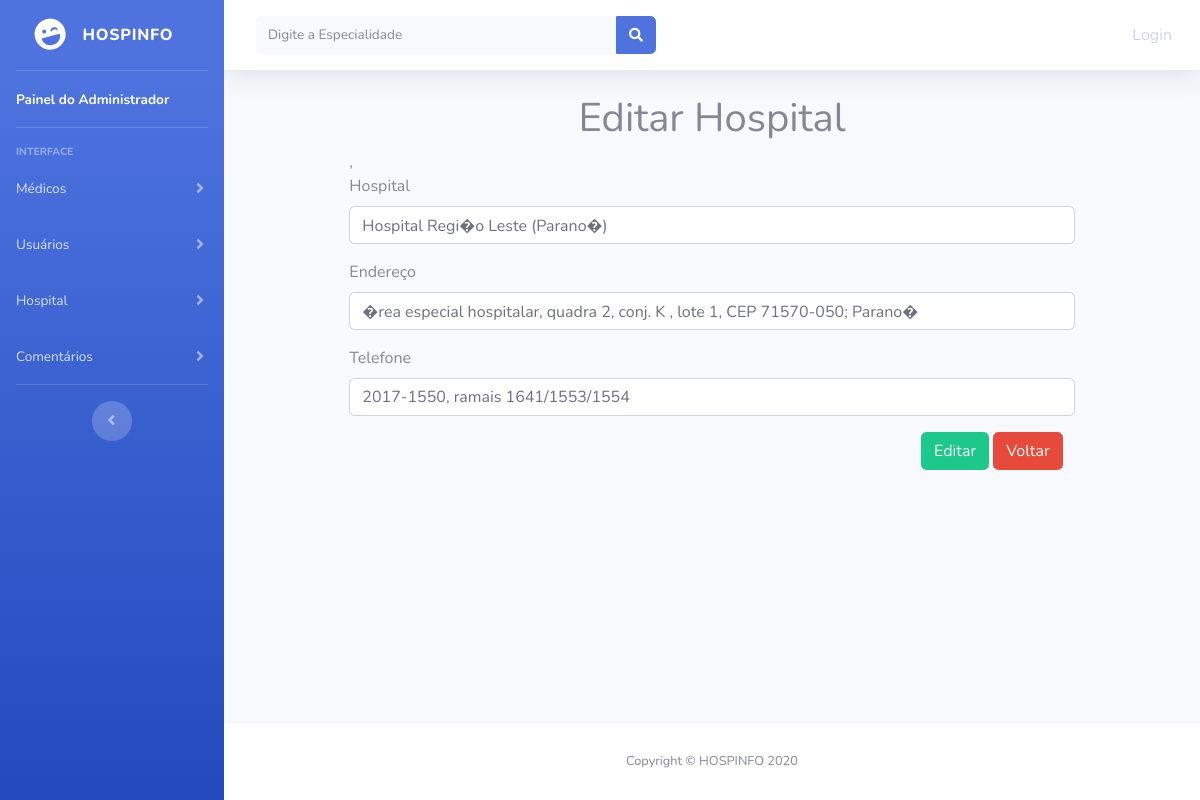
The app's page /editar-hospital.php?acao=editar&id_hospital=1 with its own data.
### tables this page shows
CREATE TABLE hospital (
id_hospital INTEGER AUTO_INCREMENT PRIMARY KEY,
nome_hospital VARCHAR(250),
endereco_hospital VARCHAR(250),
telefone_hospital VARCHAR(250)
);

### editar-hospital.php (the view, shortened to what this page needs)
<?php
  include("conexao.php");
?>
<!DOCTYPE html>
<html lang="en">
<head>
  <link href="vendor/fontawesome-free/css/all.min.css" rel="stylesheet" type="text/css">
  <link href="css/sb-admin-2.min.css" rel="stylesheet">
</head>
<body id="page-top">
  <div id="wrapper">
    <ul class="navbar-nav bg-gradient-primary sidebar sidebar-dark accordion" id="accordionSidebar">
      <a class="sidebar-brand d-flex align-items-center justify-content-center" href="index.html">
        <div class="sidebar-brand-icon rotate-n-15">
          <i class="fas fa-laugh-wink"></i>
        </div>
        <div class="sidebar-brand-text mx-3">HOSPINFO</div>
      </a>
      <hr class="sidebar-divider my-0">
      <li class="nav-item active">
        <a class="nav-link" href="administrador.php">
          <span>Painel do Administrador</span></a>
      </li>
      <hr class="sidebar-divider">
      <div class="sidebar-heading">
        Interface
      </div>
      <li class="nav-item">
        <a class="nav-link collapsed" href="#" data-toggle="collapse" data-target="#collapseTwo" aria-expanded="true" aria-controls="collapseTwo">
          <span>Médicos</span>
        </a>
      </li>
      <li class="nav-item">
        <a class="nav-link collapsed" href="#" data-toggle="collapse" data-target="#collapseUtilities" aria-expanded="true" aria-controls="collapseUtilities">
          <span>Usuários</span>
        </a>
      </li>
      <li class="nav-item">
        <a class="nav-link collapsed" href="#" data-toggle="collapse" data-target="#collapsePages" aria-expanded="true" aria-controls="collapsePages">
          <span>Hospital</span>
        </a>
      </li>
      <li class="nav-item">
        <a class="nav-link collapsed" href="#" data-toggle="collapse" data-target="#collapsePages" aria-expanded="true" aria-controls="collapsePages">
          <span>Comentários</span>
        </a>
      </li>
      <hr class="sidebar-divider d-none d-md-block">
      <div class="text-center d-none d-md-inline">
        <button class="rounded-circle border-0" id="sidebarToggle"></button>
      </div>
    </ul>
    <div id="content-wrapper" class="d-flex flex-column">
      <div id="content">
        <nav class="navbar navbar-expand navbar-light bg-white topbar mb-4 static-top shadow">
          <form class="d-none d-sm-inline-block form-inline mr-auto ml-md-3 my-2 my-md-0 mw-100 navbar-search">
            <div class="input-group">
              <input type="text" class="form-control bg-light border-0 small" placeholder="Digite a Especialidade" aria-label="Search" aria-describedby="basic-addon2">
              <div class="input-group-append">
                <button class="btn btn-primary" type="button">
                  <i class="fas fa-search fa-sm"></i>
                </button>
              </div>
            </div>
          </form>
          <ul class="navbar-nav ml-auto">
            <?php
              if(empty($_SESSION['usuarioNome'])){
            ?>
              <li class="nav-item active">
                <a class="nav-link" href="login.php">Login</a>
              </li>
            <?php
              };
            ?>
          </ul>
        </nav>
        <div class="container-fluid">
          <div class="container col-md-10">
            <h1><center>Editar Hospital</center></h1>,
            <?php
              $sql = "SELECT * FROM hospital WHERE id_hospital =".$_REQUEST["id_hospital"];
              $res = $conn->query($sql);
              $row = $res->fetch_assoc();
            ?>
            <form action="manter-hospital.php" method="POST" name="formuser">
              <div class="form-group">
                <label>Hospital</label>
                <input type="text" name="nome_hospital" class="form-control" value="<?php print $row["nome_hospital"]; ?>">
              </div>
              <div class="form-group">
                <label>Endereço</label>
                <input type="text" name="endereco_hospital" class="form-control" value="<?php print $row["endereco_hospital"]; ?>">
              </div>
              <div class="form-group">
                <label>Telefone</label>
                <input type="text" name="telefone_hospital" class="form-control" value="<?php print $row["telefone_hospital"]; ?>">
              </div>
              <div class="col-lg-12" style="text-align: right;">
                <button type="submit" class="btn btn-success">Editar</button>
                <button type="button" class="btn btn-danger" onclick="history.go(-1);">Voltar</button>
              </div>
            </form>
          </div>
        </div>
      </div>
      <footer class="sticky-footer bg-white">
          <div class="container my-auto">
            <div class="copyright text-center my-auto">
              <span>Copyright &copy; HOSPINFO 2020</span>
            </div>
          </div>
        </footer>
    </div>
  </div>
</body>
</html>

### records on screen
hospital: nome_hospital "Hospital Regi�o Leste (Parano�)", endereco_hospital "�rea especial hospitalar, quadra 2, conj. K , lote 1, CEP 71570-050; Parano�", telefone_hospital "2017-1550, ramais 1641/1553/1554"
